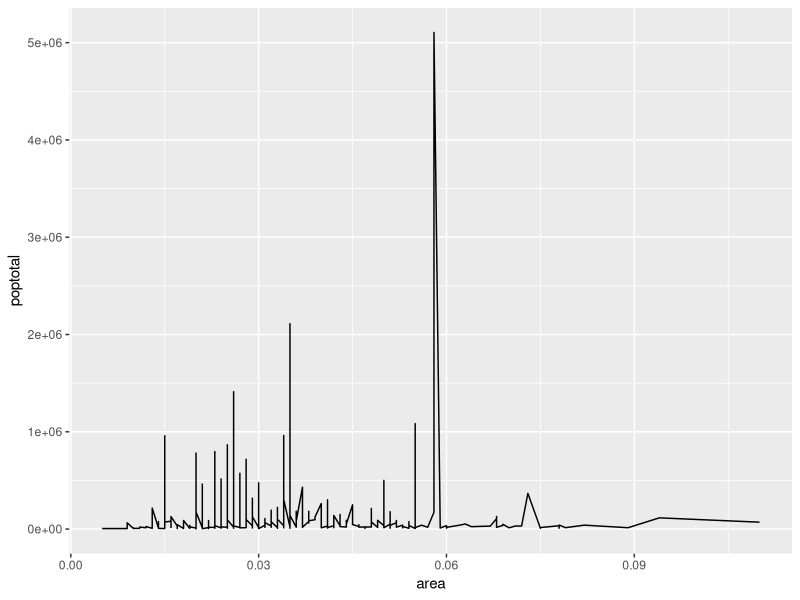
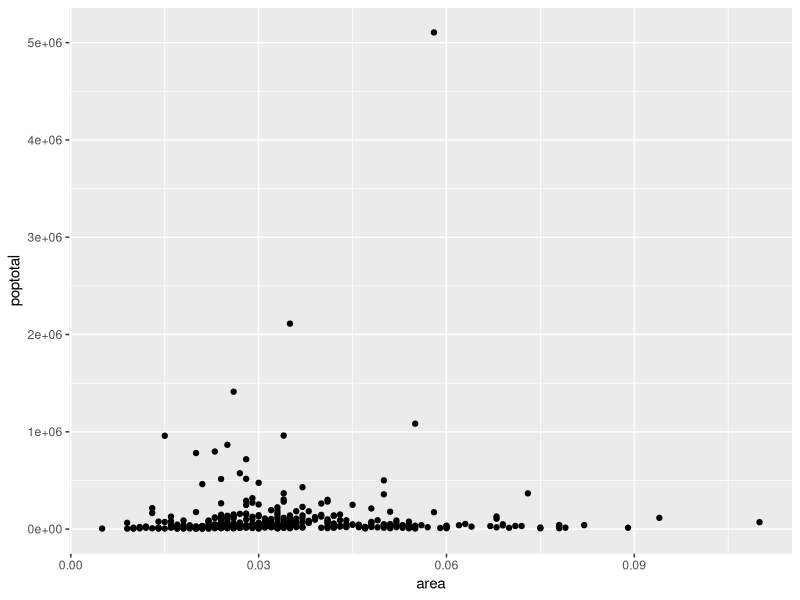
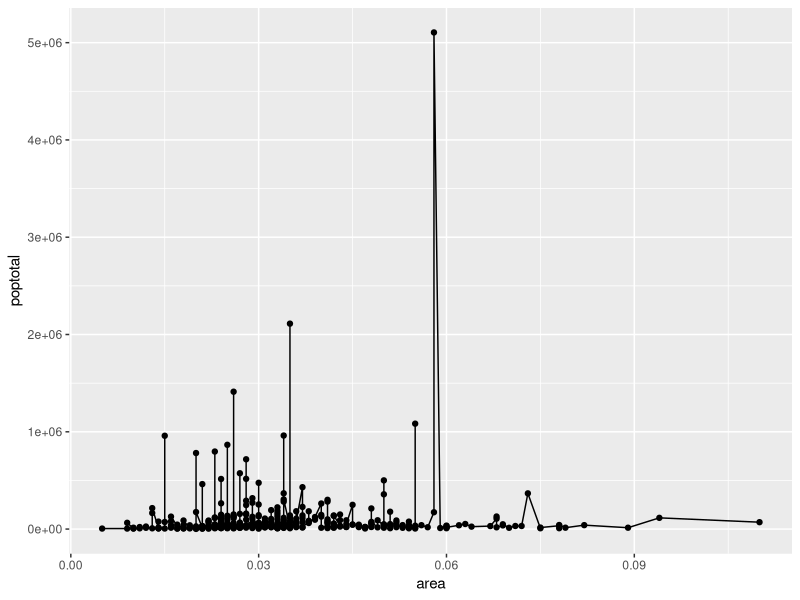
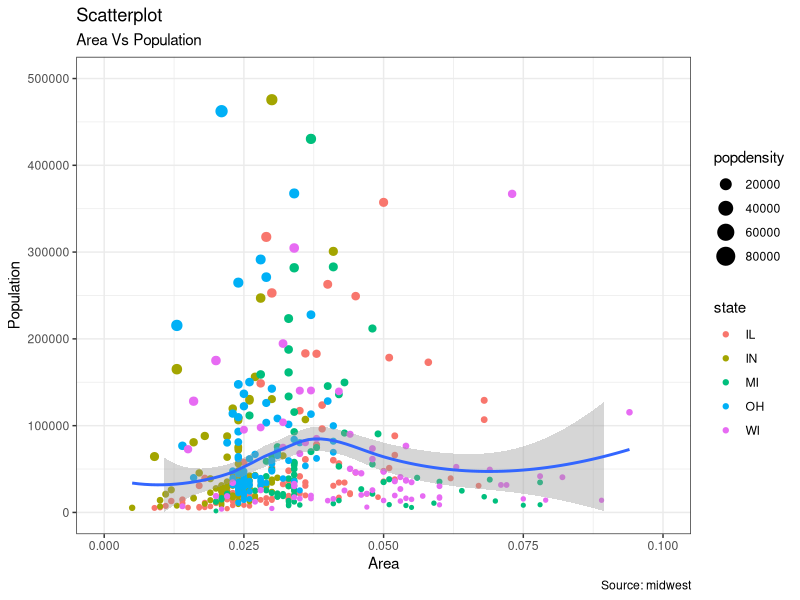
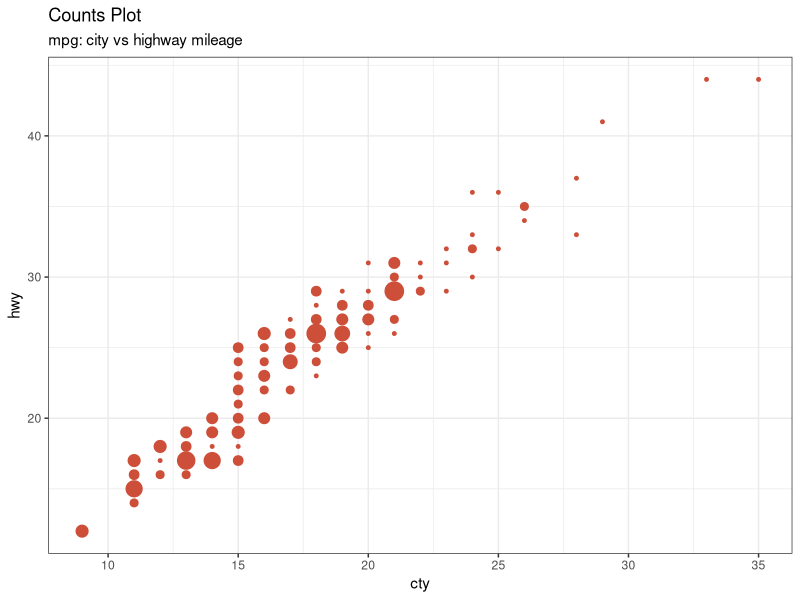
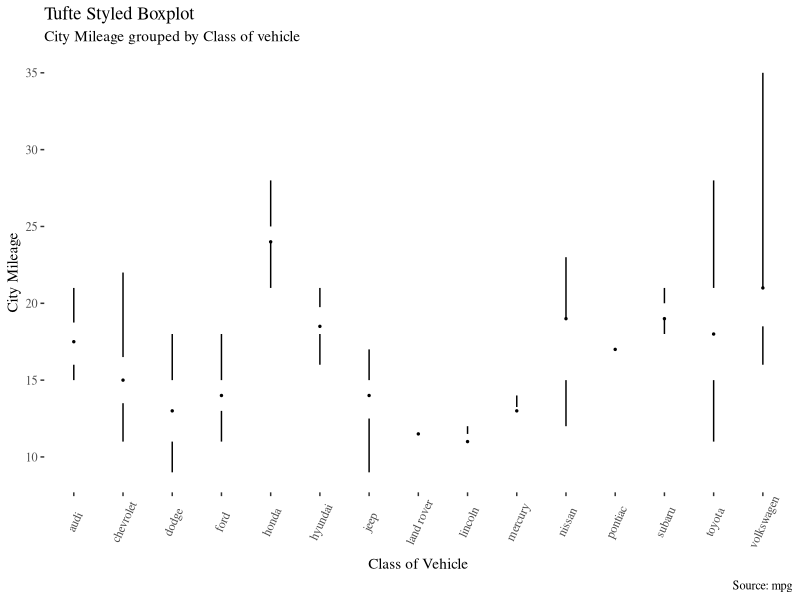
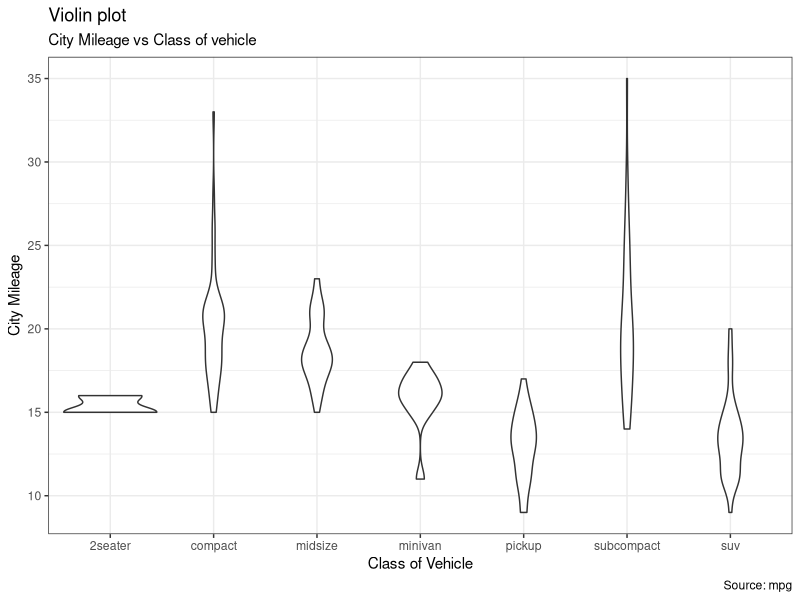
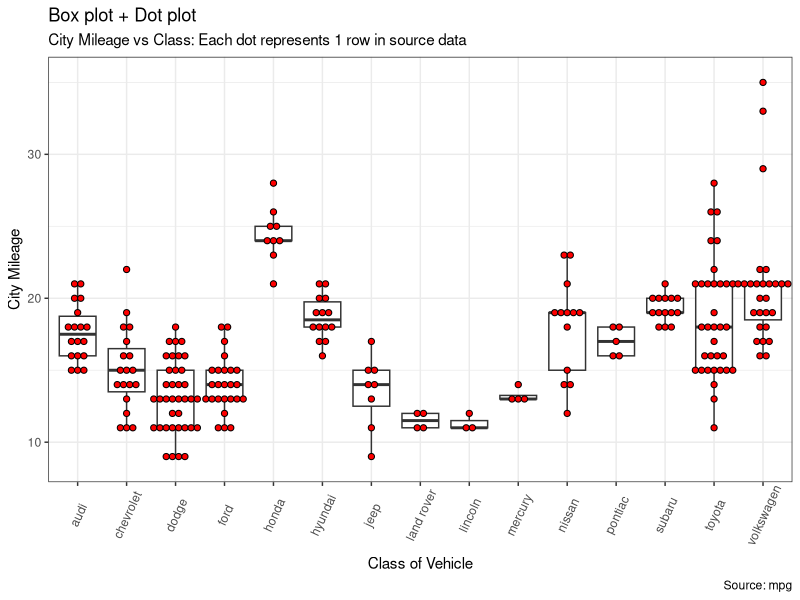

Here is the R script that generated these plots, in order:
## ---- chunk 1
knitr::opts_chunk$set(echo = TRUE)
## ---- chunk 2
library(ggplot2)
ggplot(midwest, aes(x=area, y=poptotal)) + geom_line() 
ggplot(midwest, aes(x=area, y=poptotal)) + geom_point()
ggplot(midwest, aes(x=area, y=poptotal)) + geom_point() + geom_line()
## ---- chunk 3
options(scipen=999)  # turn-off scientific notation like 1e+48
library(ggplot2)
theme_set(theme_bw())  # pre-set the bw theme.
data("midwest", package = "ggplot2")

# Scatterplot
gg <- ggplot(midwest, aes(x=area, y=poptotal)) + 
  geom_point(aes(col=state, size=popdensity)) + 
  geom_smooth(method="loess", se=TRUE) + 
  xlim(c(0, 0.1)) + 
  ylim(c(0, 500000)) + 
  labs(subtitle="Area Vs Population", 
       y="Population", 
       x="Area", 
       title="Scatterplot", 
       caption = "Source: midwest")
?color
?labs
plot(gg)
## ---- chunk 4
data(mpg, package="ggplot2")

# Scatterplot
theme_set(theme_bw())  # pre-set the bw theme.
g <- ggplot(mpg, aes(cty, hwy))
g2 <- g + geom_count(col="tomato3", show.legend=F) +
  labs(subtitle="mpg: city vs highway mileage", 
       y="hwy", 
       x="cty", 
       title="Counts Plot")
str(g)
class(g)
plot(g2)
## ---- chunk 5
#install.packages("ggthemes")
library(ggthemes)
library(ggplot2)
theme_set(theme_tufte())  # from ggthemes

# plot
g <- ggplot(mpg, aes(manufacturer, cty))
g + geom_tufteboxplot() + 
      theme(axis.text.x = element_text(angle=65, vjust=0.6)) + 
      labs(title="Tufte Styled Boxplot", 
           subtitle="City Mileage grouped by Class of vehicle",
           caption="Source: mpg",
           x="Class of Vehicle",
           y="City Mileage")
attributes(g)
typeof(g)
is.object(g) && !isS4(g)
## ---- chunk 6
library(ggplot2)
theme_set(theme_bw())

# plot
g <- ggplot(mpg, aes(class, cty))
g2 <- g + geom_violin() + 
  labs(title="Violin plot", 
       subtitle="City Mileage vs Class of vehicle",
       caption="Source: mpg",
       x="Class of Vehicle",
       y="City Mileage")
plot(g2)
## ---- chunk 7
g <- ggplot(mpg, aes(manufacturer, cty))
g + geom_boxplot() + 
  geom_dotplot(binaxis='y', 
               stackdir='center', 
               dotsize = .5, 
               fill="red") +
  theme(axis.text.x = element_text(angle=65, vjust=0.6)) + 
  labs(title="Box plot + Dot plot", 
       subtitle="City Mileage vs Class: Each dot represents 1 row in source data",
       caption="Source: mpg",
       x="Class of Vehicle",
       y="City Mileage") 
g + geom_boxplot()
## ---- chunk 8
library(ggplot2)
theme_set(theme_classic())

# Source: Frequency table
df <- as.data.frame(table(mpg$class))
colnames(df) <- c("class", "freq")
pie <- ggplot(df, aes(x = "", y=freq, fill = factor(class))) + 
  geom_bar(width = 1, stat = "identity") +
  theme(axis.line = element_blank(), 
        plot.title = element_text(hjust=0.5)) + 
  labs(fill="class", 
       x=NULL, 
       y=NULL, 
       title="Pie Chart of class", 
       caption="Source: mpg")

pie + coord_polar(theta = "y", start=0)

# Source: Categorical variable.
# mpg$class
pie <- ggplot(mpg, aes(x = "", fill = factor(class))) + 
  geom_bar(width = 1) +
  theme(axis.line = element_blank(), 
        plot.title = element_text(hjust=0.5)) + 
  labs(fill="class", 
       x=NULL, 
       y=NULL, 
       title="Pie Chart of class", 
       caption="Source: mpg")
  
pie + coord_polar(theta = "y", start=0)
